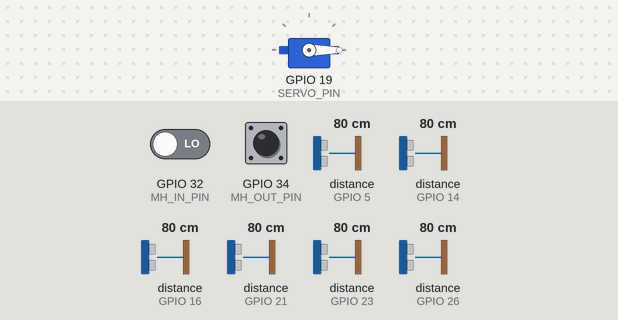
The sketch below on a simulated ESP32. Shown: servo. Wiring (inferred from the names in the program): 6 × ultrasonic range finder: trigger GPIO 4, echo GPIO 16 / trigger GPIO 17, echo GPIO 5 / trigger GPIO 18, echo GPIO 21 / trigger GPIO 22, echo GPIO 23 / trigger GPIO 25, echo GPIO 26 / trigger GPIO 27, echo GPIO 14. The test bench sets the inputs (shaded band); at power-on: GPIO 32 (MH_IN_PIN) LOW, GPIO 34 (MH_OUT_PIN) HIGH, distance to the obstacle (sensors on GPIO 5, GPIO 14, GPIO 16, GPIO 21, GPIO 23, GPIO 26) 80 cm. The echo pulse lasts 58.3 µs per cm; WiFi joins after 1.5 s; servers stay silent unless stated; random numbers use the default seed unless the sketch sets one; no MQTT or app messages arrive unless stated; what the sketch prints to the serial monitor is not drawn.

Above: at 0.3 s.
At 1.8 s:
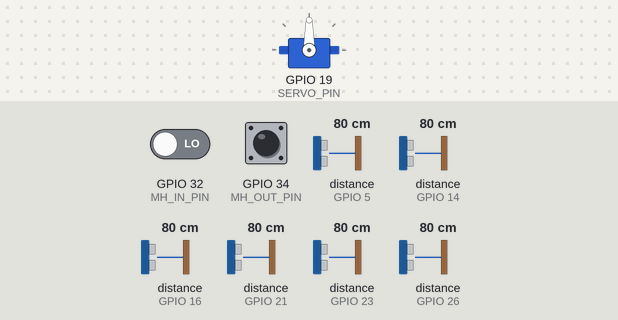
Timing chart, 0 to 3.3 s (numbered marks = the images above):
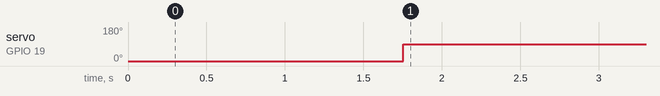

The sketch:

code_do_an_iot.ino
```cpp
#include <WiFi.h>
#include <PubSubClient.h>
#include <ESP32Servo.h>

/* ================= WIFI & MQTT ================= */
const char* ssid = "uwu";
const char* password = "12345678";

const char* mqtt_server = "broker.hivemq.com";
const int mqtt_port = 1883;

/* ================= HC-SR04 ================= */
#define NUM_SLOTS 6

int trigPins[NUM_SLOTS] = {4, 17, 18, 22, 25, 27};
int echoPins[NUM_SLOTS] = {16, 5, 21, 23, 26, 14};

#define OCCUPIED_THRESHOLD_CM 10
#define SCAN_INTERVAL 1000
#define BETWEEN_SENSOR_MS 60

unsigned long lastScan = 0;

/* ================= SERVO & MH SENSOR ================= */
#define MH_IN_PIN   32
#define MH_OUT_PIN  34   // GPIO34 chỉ input → cần pull-up ngoài

#define SERVO_PIN   19

#define SERVO_CLOSE 0
#define SERVO_OPEN  90

#define AUTO_CLOSE_DELAY 5000  // 5 giây

Servo servo;

/* ================= MQTT ================= */
WiFiClient espClient;
PubSubClient client(espClient);

/* ================= FUNCTIONS ================= */

void setupWiFi() {
  Serial.print("Connecting WiFi");
  WiFi.mode(WIFI_STA);
  WiFi.begin(ssid, password);

  while (WiFi.status() != WL_CONNECTED) {
    delay(500);
    Serial.print(".");
  }

  Serial.println("\nWiFi connected");
  Serial.print("IP: ");
  Serial.println(WiFi.localIP());
}

void reconnectMQTT() {
  while (!client.connected()) {
    String cid = "ESP32-PARKING-" + String(random(0xffff));
    Serial.print("Connecting MQTT...");
    if (client.connect(cid.c_str())) {
      Serial.println("OK");
    } else {
      Serial.println("FAILED, retry...");
      delay(3000);
    }
  }
}

long measureDistanceCM(int trig, int echo) {
  digitalWrite(trig, LOW);
  delayMicroseconds(2);
  digitalWrite(trig, HIGH);
  delayMicroseconds(10);
  digitalWrite(trig, LOW);

  unsigned long duration = pulseIn(echo, HIGH, 30000);
  if (duration == 0) return -1;

  return duration / 58;
}

void publishSlot(int slotIndex, long distance_cm) {
  char topic[64];
  snprintf(topic, sizeof(topic), "parking/slot/%d", slotIndex + 1);

  bool occupied = (distance_cm > 0 && distance_cm < OCCUPIED_THRESHOLD_CM);
  unsigned long ts = millis();

  char payload[128];
  if (distance_cm < 0) {
    snprintf(payload, sizeof(payload),
      "{\"slot\":%d,\"distance_cm\":null,\"occupied\":%s,\"ts\":%lu}",
      slotIndex + 1, occupied ? "true" : "false", ts);
  } else {
    snprintf(payload, sizeof(payload),
      "{\"slot\":%d,\"distance_cm\":%ld,\"occupied\":%s,\"ts\":%lu}",
      slotIndex + 1, distance_cm, occupied ? "true" : "false", ts);
  }

  client.publish(topic, payload, true);
}

/* ================= SETUP ================= */

void setup() {
  Serial.begin(115200);
  delay(200);

  randomSeed(analogRead(0));

  // HC-SR04
  for (int i = 0; i < NUM_SLOTS; i++) {
    pinMode(trigPins[i], OUTPUT);
    pinMode(echoPins[i], INPUT);
    digitalWrite(trigPins[i], LOW);
  }

  // MH sensors
  pinMode(MH_IN_PIN, INPUT);
  pinMode(MH_OUT_PIN, INPUT);

  // Servo
  servo.attach(SERVO_PIN, 500, 2400);
  servo.write(SERVO_CLOSE);   // đóng mặc định

  setupWiFi();
  client.setServer(mqtt_server, mqtt_port);
}

/* ================= LOOP ================= */

void loop() {
  if (!client.connected()) reconnectMQTT();
  client.loop();

  /* -------- Barrier Control (auto close after 5s) -------- */
  bool mhIn  = (digitalRead(MH_IN_PIN)  == LOW);
  bool mhOut = (digitalRead(MH_OUT_PIN) == LOW);

  static bool servoOpened = false;
  static unsigned long lastDetectedTime = 0;

  if (mhIn || mhOut) {
    lastDetectedTime = millis();

    if (!servoOpened) {
      servo.write(SERVO_OPEN);
      servoOpened = true;
    }
  } else {
    if (servoOpened && (millis() - lastDetectedTime >= AUTO_CLOSE_DELAY)) {
      servo.write(SERVO_CLOSE);
      servoOpened = false;
    }
  }

  /* -------- Parking Slots -------- */
  unsigned long now = millis();
  if (now - lastScan >= SCAN_INTERVAL) {
    lastScan = now;
    for (int i = 0; i < NUM_SLOTS; i++) {
      long d = measureDistanceCM(trigPins[i], echoPins[i]);
      publishSlot(i, d);
      delay(BETWEEN_SENSOR_MS);
    }
  }
}
```

Measured:
- by itself, servo on GPIO 19 (SERVO_PIN): 0° → 90° at 1.8 s
